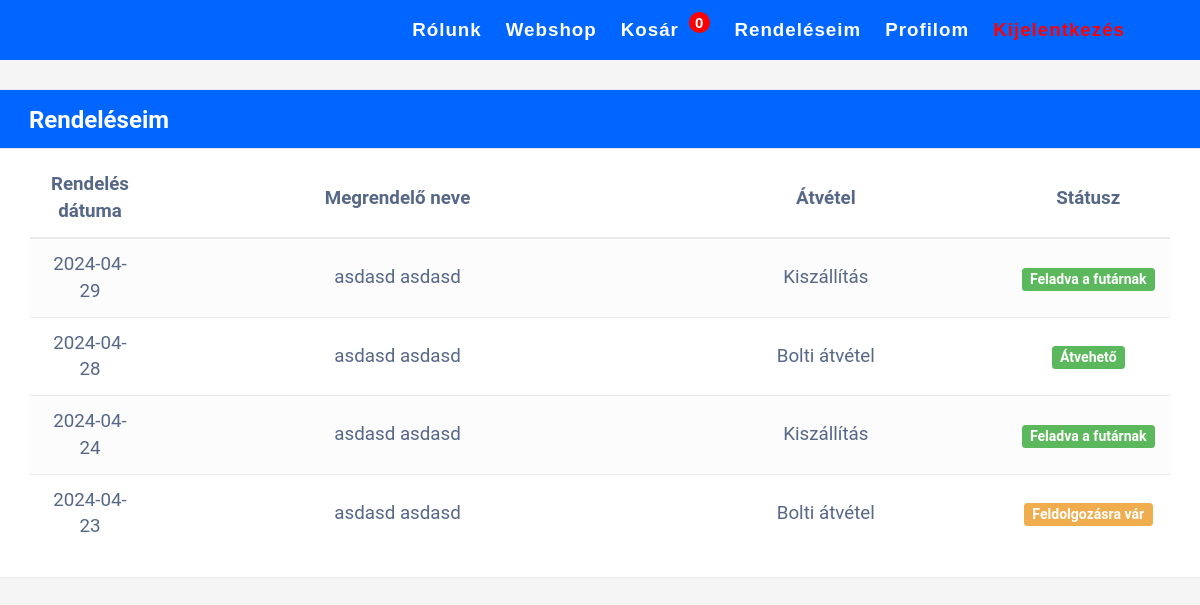
The page /user/rendeleseim.php (signed in) on the database its author committed.
### tables this page shows
CREATE TABLE `rendeles` (
  `order_id` int(11) NOT NULL,
  `user_id` int(11) NOT NULL,
  `lastName` varchar(255) NOT NULL,
  `firstName` varchar(255) NOT NULL,
  `termek_id` int(11) NOT NULL,
  `termek_nev` varchar(255) NOT NULL,
  `darab` int(11) NOT NULL,
  `ar` int(11) NOT NULL,
  `aktiv` int(11) NOT NULL DEFAULT 0,
  `iranyitoszam` int(11) DEFAULT NULL,
  `utca` varchar(255) DEFAULT NULL,
  `hazszam` int(255) DEFAULT NULL,
  `phone` varchar(11) NOT NULL,
  `szallitas` int(1) NOT NULL,
  `date` date DEFAULT NULL
);

CREATE TABLE `users` (
  `id` int(11) NOT NULL,
  `fname` varchar(255) NOT NULL,
  `lname` varchar(255) NOT NULL,
  `uname` varchar(255) NOT NULL,
  `email` varchar(200) DEFAULT NULL,
  `password` varchar(200) DEFAULT NULL,
  `admin` int(11) NOT NULL DEFAULT 0
);

### user/rendeleseim.php (the view, shortened to what this page needs)
<?php
include ('../php/config.php');
$user = mysqli_query($con, "SELECT id from users WHERE uname = '$_SESSION[loggedin]'");
$user_r = mysqli_fetch_array($user);
$user_id = $user_r['id'];
$cartQuery = "SELECT COUNT(*) as itemCount FROM kosar WHERE kosarbane = 0 AND user_id = ?";
if ($cartStmt = mysqli_prepare($con, $cartQuery)) {
    mysqli_stmt_bind_param($cartStmt, "i", $user_id);
    mysqli_stmt_execute($cartStmt);
    mysqli_stmt_bind_result($cartStmt, $itemCount);
} else {
    $itemCount = 0;
}
$rendelesek = mysqli_query($con, "SELECT * FROM rendeles WHERE user_id = '$user_id' GROUP BY date ORDER BY date DESC");
?>
<!DOCTYPE html>
<html lang="en">
<head>
    <link rel="stylesheet" href="https://maxcdn.bootstrapcdn.com/bootstrap/3.3.7/css/bootstrap.min.css">
    <link rel="stylesheet" href="../css/styles.css">
    <link rel="stylesheet" href="../css/adminrendelesek.css">
</head>
<body>
    <header>
        <nav class="nav" id="navbar">
            <ul class="nav__list" id="navlinkitems">
                <li class="nav__item">
                    <a href="./rolunk.php" class="nav__link" id="about">Rólunk</a>
                </li>
                <li class="nav__item">
                    <a href="./vasarlas.php" class="nav__link" id="service">Webshop</a>
                </li>
                <li class="nav__item">
                    <a href="./kosar.php" class="nav__link" id="cart">Kosár <span
                            class="cart-count"><?= $itemCount ?></span></a>
                </li>
                <li class="nav__item">
                    <a href="./rendeleseim.php" class="nav__link" id="orders">Rendeléseim</a>
                </li>
                <li class="nav__item">
                    <a href="./profile.php" class="nav__link" id="contact">Profilom</a>
                </li>
                <li class="nav_item">
                    <a href="../logout.php" class="nav__link" style="color:red" id="logout">Kijelentkezés</a>
                </li>
            </ul>
        </nav>
    </header>
    <div class="table-wrapper">
        <div class="table-title">
            <div class="row">
                <div class="col-sm-6">
                    <h2><b>Rendeléseim</b></h2>
                </div>
            </div>
        </div>
        <table class="table table-striped table-hover">
            <thead>
                <tr>
                    <th>Rendelés dátuma</th>
                    <th>Megrendelő neve</th>
                    <th>Átvétel</th>
                    <th>Státusz</th>
                </tr>
            </thead>
            <tbody>
                <?php
                if (isset($rendelesek)) {
                    while ($row = mysqli_fetch_assoc($rendelesek)) {
                        $user = mysqli_query($con, "SELECT * FROM users WHERE `id` = '$row[user_id]'");
                        $u_row = mysqli_fetch_assoc($user);
                        $datum = $row['date'];
                        $uid = $row['user_id'];
                        if ($row['aktiv'] == 3) { ?>
                            <tr data-status="1">
                                <td><?php echo $row['date']; ?></td>
                                <td><?php echo $u_row['lname'] . " " . $u_row['fname']; ?></td>
                                <td><?php if ($row['szallitas'] == 0) {
                                    echo "Bolti átvétel";
                                } else {
                                    echo "Kiszállítás";
                                } ?></td>
                                <td><span class="label label-success"><?php if($row['szallitas'] == 0) {
                                    echo 'Átvehető';
                                } else if($row['szallitas'] == 1) {
                                    echo 'Feladva a futárnak';
                                } ?></span></td>
                            </tr>
                            <?php
                        } else if ($row['aktiv'] == 2) { ?>
                                <tr data-status="2">
                                    <td><?php echo $row['date']; ?></td>
                                    <td><?php echo $u_row['lname'] . " " . $u_row['fname']; ?></td>
                                    <td><?php if ($row['szallitas'] == 0) {
                                        echo "Bolti átvétel";
                                    } else {
                                        echo "Kiszállítás";
                                    } ?></td>
                                    <td><span class="label label-warning">Feldolgozásra vár</span></td>
                                </tr>
                            <?php
                        } else if ($row['aktiv'] == 4) { ?>
                                    <tr data-status="3">
                                        <td><?php echo $row['date']; ?></td>
                                        <td><?php echo $u_row['lname'] . " " . $u_row['fname']; ?></td>
                                        <td><?php if ($row['szallitas'] == 0) {
                                            echo "Bolti átvétel";
                                        } else {
                                            echo "Kiszállítás";
                                        } ?></td>
                                        <td><span class="label label-danger">Törölt</span></td>
                                        <form action="./rendeleskezeles.php" method="post">
                                            <input type="hidden" name="date" value="<?php echo $datum; ?>">
                                            <input type="hidden" name="uid" value="<?php echo $uid; ?>">
                                        </form>
                                    </tr>
                            <?php
                        }
                    }
                }
                ?>
            </tbody>
        </table>
    </div>
</body>
</html>

### css/styles.css (style rules this page uses)
.cart-count { background-color: red; color: white; border-radius: 50%; padding: 2px 6px; font-size: 0.8em; margin-left: 4px; vertical-align: top; }
html { font-size: 62.5%; }
body { font-family: "Montserrat", sans-serif; font-size: clamp(1.6rem, 0.3125vw + 1.5rem, 2rem); }
h2 { font-size: clamp(2.592rem, 1.725vw + 2.04rem, 4.8rem); }
h1, h2, h3, h4, h5, h6 { font-weight: 700; -webkit-margin-before: 0px; margin-block-start: 0px; -webkit-margin-after: 0px; margin-block-end: 0px; }
html { scroll-behavior: smooth; }
* { margin: 0; padding: 0; box-sizing: border-box; }
body { margin: 0; font-family: "Source Sans Pro", sans-serif; line-height: 1.6; overflow-x: hidden; background: var(--bg-color); }
.nav { background-color: #0066ff; color: #fff; height: 6rem; width: 100%; display: block; justify-content: flex-start; font-weight: 300; position: relative; padding: 15px; left: 0; top: 0; }
.nav__list { list-style: none; display: flex; justify-content: flex-end; padding: 0vh 4vw; }
.nav__link { color: inherit; text-decoration: none; margin-right: 50px; position: relative; font-family: "Raleway", sans-serif; padding: 16px 0; margin: 0 12px; letter-spacing: 1px; line-height: 16px; font-weight: 700; transition: color 0.1s, background-color 0.1s, padding 0.2s ease-in; color: #fff; }
.nav__link::before { content: ""; display: block; position: absolute; bottom: 3px; left: 0; height: 3px; width: 100%; background-color: #fff; transform-origin: right top; transform: scale(0, 1); transition: color 0.1s, transform 0.2s ease-out; }
a { text-decoration: none; color: #111; }

### css/adminrendelesek.css (style rules this page uses)
body { color: #566787; background: #f5f5f5; font-family: 'Roboto', sans-serif; }
.table-wrapper { width: 1200px; background: #fff; padding: 20px 30px 5px; margin: 30px auto; box-shadow: 0 0 1px 0 rgba(0, 0, 0, .25); }
.table-title { border-bottom: 1px solid #e9e9e9; padding-bottom: 15px; margin-bottom: 5px; background: #0066ff; margin: -20px -31px 10px; padding: 15px 30px; color: #fff; }
.table-title h2 { margin: 2px 0 0; font-size: 24px; }
table.table tr th, table.table tr td { border-color: #e9e9e9; padding: 12px 15px; vertical-align: middle; text-align: center; }
table.table tr th:first-child { width: 120px; }
table.table tr th:last-child { width: 100px; }
table.table-striped tbody tr:nth-of-type(odd) { background-color: #fcfcfc; }

### rows shown on the page
rendeles: date "2024-04-29", user.lname "asdasd", user.fname "asdasd", szallitas "Kiszállítás"
rendeles: date "2024-04-28", user.lname "asdasd", user.fname "asdasd", szallitas "Bolti átvétel"
rendeles: date "2024-04-24", user.lname "asdasd", user.fname "asdasd", szallitas "Kiszállítás"
rendeles: date "2024-04-23", user.lname "asdasd", user.fname "asdasd", szallitas "Bolti átvétel"

### other values the page prints
$itemCount "0"
